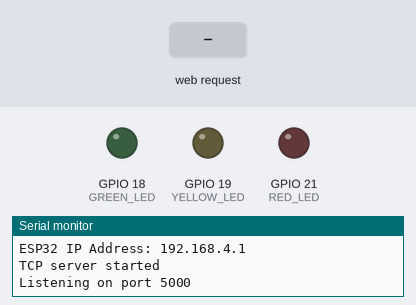
Bench run of a sketch on a simulated ESP32. On the bench: output pins drawn as LEDs (lit = HIGH), the last lines printed to the serial monitor. The inputs (shaded band) are chosen by the test bench.

Above: at 1.2 s.
1.3 s: HTTP request GET /BUZZER_ON received
At 2.0 s:
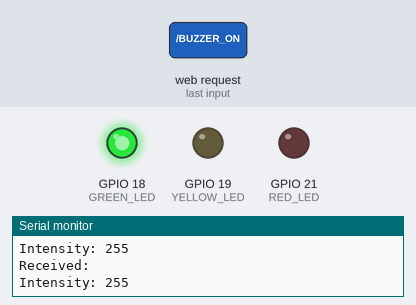
4.3 s: HTTP request GET /BUZZER_OFF received
At 5.5 s:
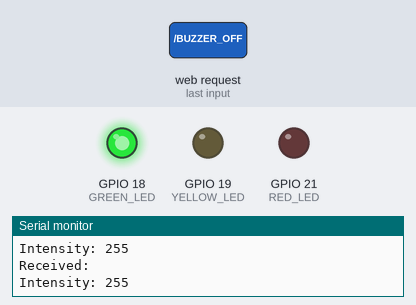
5.8 s: HTTP request GET /BUZZER_INCREASE received
At 7.7 s:
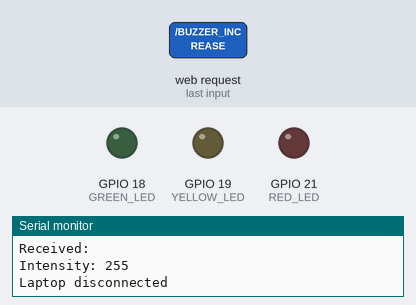
Timing chart, 0 to 9.2 s (numbered marks = the images above; inputs shaded):
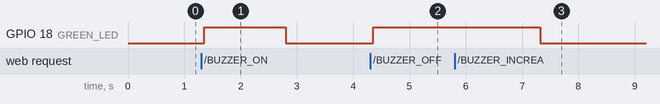

The sketch:

esp32.ino
```cpp
#include <WiFi.h>
#include "Buzzer.h"

const char* ssid = "ESP32_WIFI";
const char* password = "12345678";

#define BUTTON_PIN 22
#define BUZZER_PIN 23
#define GREEN_LED 18
#define YELLOW_LED 19
#define RED_LED 21

void setLED(int ledPin) {
  digitalWrite(GREEN_LED, LOW);
  digitalWrite(YELLOW_LED, LOW);
  digitalWrite(RED_LED, LOW);

  if (ledPin == GREEN_LED || ledPin == YELLOW_LED || ledPin == RED_LED) {
    digitalWrite(ledPin, HIGH);
  }
}


WiFiServer server(5000);
Buzzer buzzer(BUZZER_PIN);

bool continuousBuzzer = false;

void setup() {
  Serial.begin(115200);

  pinMode(GREEN_LED, OUTPUT);
  pinMode(YELLOW_LED, OUTPUT);
  pinMode(RED_LED, OUTPUT);
  pinMode(BUTTON_PIN, INPUT_PULLUP);
  buzzer.begin();

  WiFi.softAP(ssid, password);

  Serial.println();
  Serial.println("ESP32 WiFi started");
  Serial.print("WiFi Name: ");
  Serial.println(ssid);
  Serial.print("ESP32 IP Address: ");
  Serial.println(WiFi.softAPIP());

  server.begin();

  Serial.println("TCP server started");
  Serial.println("Listening on port 5000");
}

void loop() {
  // Check button continuously, even without a laptop connection
  if (continuousBuzzer && digitalRead(BUTTON_PIN) == LOW) {
    buzzer.Buzzer_function("BUZZER_OFF");
    continuousBuzzer = false;
    Serial.println("Button pressed - Buzzer OFF");
  }

  WiFiClient client = server.available();

  if (client) {
    Serial.println("Laptop connected!");
    client.setTimeout(50);

    while (client.connected()) {
      // Check button while connected
      if (continuousBuzzer && digitalRead(BUTTON_PIN) == LOW) {
        buzzer.Buzzer_function("BUZZER_OFF");
        continuousBuzzer = false;
        Serial.println("Button pressed - Buzzer OFF");
        setLED(GREEN_LED);
      }

      if (client.available()) {
        String message = client.readStringUntil('\n');
        message.trim();

        Serial.print("Received: ");
        Serial.println(message);

        if (message == "1") {
          continuousBuzzer = true;
          buzzer.Buzzer_function("BUZZER_ON");
          setLED(RED_LED);
        }
        else if (message == "2") {
          buzzer.Buzzer_function("BUZZER_BURST");
          if(continuousBuzzer == false)
          {
              setLED(YELLOW_LED);
          }
        }
        else if (message == "3") {
          buzzer.Buzzer_function("BUZZER_BURST");
          if(continuousBuzzer == false)
          {
              setLED(YELLOW_LED);
          }
        }
        else
        {
            if(continuousBuzzer == false)
            {
              setLED(GREEN_LED);
            }
        }
        client.println("Message received by ESP32");

        Serial.print("Intensity: ");
        Serial.println(buzzer.getIntensity());
      }

      delay(5);
    }

    client.stop();
    Serial.println("Laptop disconnected");
    setLED(-1);
  }

  delay(5);
}
```

Buzzer.h
```cpp
#ifndef BUZZER_H
#define BUZZER_H

#include "Buzzer_functions.h"

class Buzzer {
  private:
    BuzzerFunctions buzzer;

  public:
    Buzzer(int pin) : buzzer(pin) {
    }

    void begin() {
      buzzer.begin();
    }

    void Buzzer_function(String command) {
      if (command == "BUZZER_ON") {
        buzzer.on();
      }
      else if (command == "BUZZER_OFF") {
        buzzer.off();
      }
      else if (command == "BUZZER_INCREASE") {
        buzzer.increase();
      }
      else if (command == "BUZZER_DECREASE") {
        buzzer.reduce();
      }
      else if (command == "BUZZER_BURST"){
        buzzer.burst();
      }
    }

    int getIntensity() {
      return buzzer.getIntensity();
    }
};

#endif
```

Buzzer_functions.h
```cpp
#ifndef BUZZER_FUNCTIONS_H
#define BUZZER_FUNCTIONS_H

class BuzzerFunctions {
  private:
    int buzzerPin;
    int intensity;

  public:
    BuzzerFunctions(int pin) {
      buzzerPin = pin;
      intensity = 255;
    }

    void begin() {
      ledcAttach(buzzerPin, 2000, 8);
      ledcWrite(buzzerPin, 0);
    }

    void on() {
      ledcWrite(buzzerPin, intensity);
    }

    void off() {
      ledcWrite(buzzerPin, 0);
    }

    void increase() {
      intensity += 25;
      if (intensity > 255)
        intensity = 255;

      ledcWrite(buzzerPin, intensity);
    }

    void reduce() {
      intensity -= 25;
      if (intensity < 0)
        intensity = 0;

      ledcWrite(buzzerPin, intensity);
    }

    void burst() {
      ledcWrite(buzzerPin, intensity);
      delay(200);
      ledcWrite(buzzerPin, 0);
    }

    int getIntensity() {
      return intensity;
    }
};

#endif
```

Measured:
- after the input at 1.3 s, GPIO 18 (GREEN_LED): LOW → HIGH after 0.05 s, → LOW 1.5 s later
- after the input at 4.3 s, GPIO 18 (GREEN_LED): LOW → HIGH after 0.06 s
- after the input at 5.8 s, GPIO 18 (GREEN_LED): HIGH → LOW after 1.5 s instead of 0.01 s
